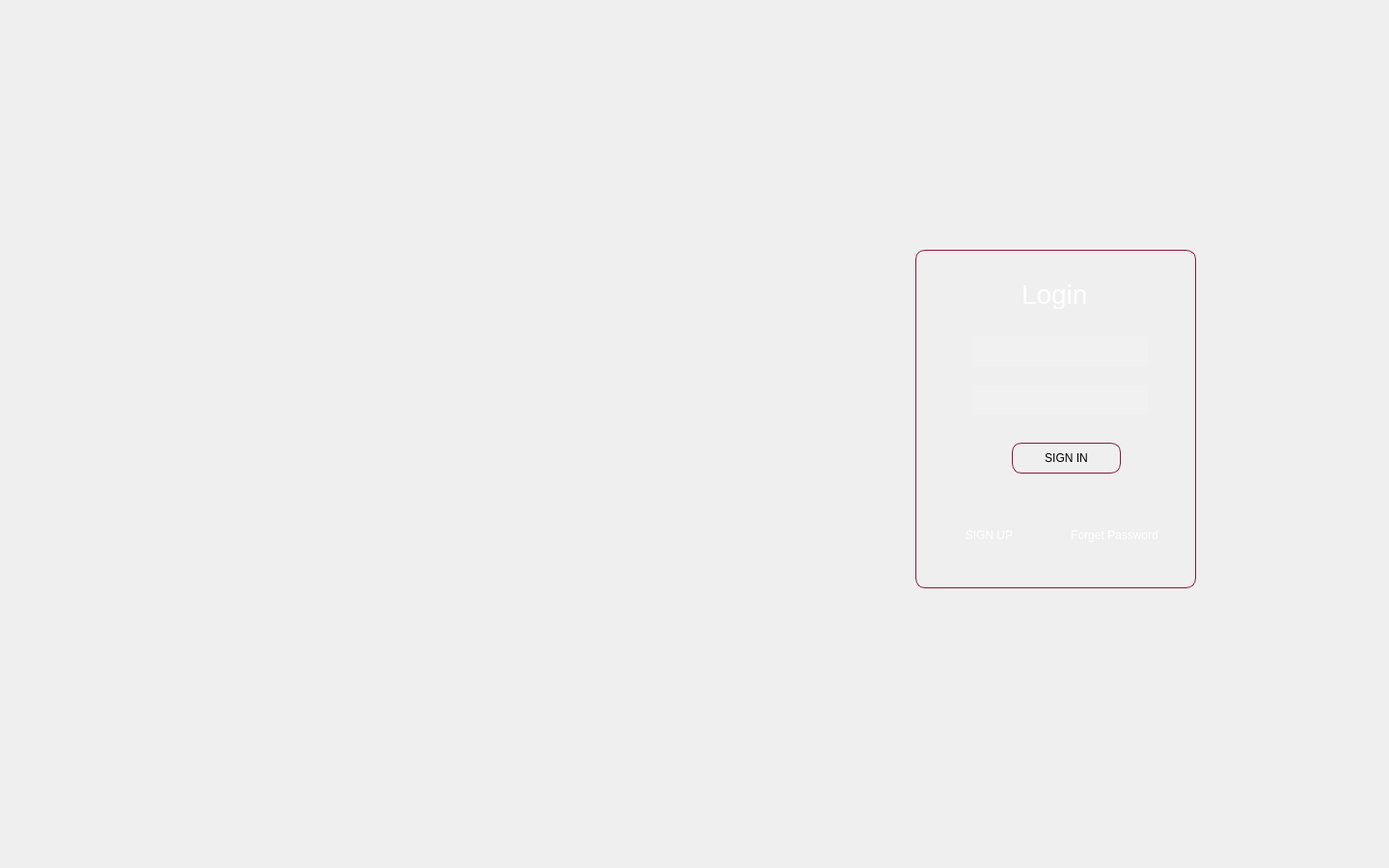
<?xml version="1.0" encoding="UTF-8"?>
<ui version="4.0">
 <class>sgsApp</class>
 <widget class="QMainWindow" name="sgsApp">
  <property name="geometry">
   <rect>
    <x>0</x>
    <y>0</y>
    <width>1440</width>
    <height>900</height>
   </rect>
  </property>
  <property name="minimumSize">
   <size>
    <width>1440</width>
    <height>900</height>
   </size>
  </property>
  <property name="maximumSize">
   <size>
    <width>1440</width>
    <height>900</height>
   </size>
  </property>
  <property name="windowTitle">
   <string>Student Grading System</string>
  </property>
  <property name="styleSheet">
   <string notr="true"/>
  </property>
  <widget class="QWidget" name="centralwidget">
   <layout class="QVBoxLayout" name="verticalLayout">
    <item>
     <widget class="QStackedWidget" name="SGS">
      <widget class="QWidget" name="loginScreen">
       <property name="styleSheet">
        <string notr="true">background:url(:/images/background.jpg);
background-position:center;
background-repeat: no-repeat;</string>
       </property>
       <widget class="QFrame" name="loginBox">
        <property name="geometry">
         <rect>
          <x>940</x>
          <y>250</y>
          <width>291</width>
          <height>351</height>
         </rect>
        </property>
        <property name="styleSheet">
         <string notr="true">border: 1px solid #8a1738;
border-radius:10px;</string>
        </property>
        <property name="frameShape">
         <enum>QFrame::StyledPanel</enum>
        </property>
        <property name="frameShadow">
         <enum>QFrame::Raised</enum>
        </property>
        <widget class="QLineEdit" name="usernameInput">
         <property name="geometry">
          <rect>
           <x>60</x>
           <y>90</y>
           <width>181</width>
           <height>31</height>
          </rect>
         </property>
         <property name="styleSheet">
          <string notr="true">background:#f1f1f1;
border:0px; border-radius:0px;</string>
         </property>
        </widget>
        <widget class="QLineEdit" name="passwordInput">
         <property name="geometry">
          <rect>
           <x>60</x>
           <y>140</y>
           <width>181</width>
           <height>31</height>
          </rect>
         </property>
         <property name="styleSheet">
          <string notr="true">background:#f1f1f1;
border:0px; border-radius:0px;</string>
         </property>
         <property name="echoMode">
          <enum>QLineEdit::Password</enum>
         </property>
        </widget>
        <widget class="QPushButton" name="signInButton">
         <property name="geometry">
          <rect>
           <x>100</x>
           <y>200</y>
           <width>113</width>
           <height>32</height>
          </rect>
         </property>
         <property name="text">
          <string>SIGN IN</string>
         </property>
        </widget>
        <widget class="QPushButton" name="signUpButton">
         <property name="geometry">
          <rect>
           <x>20</x>
           <y>280</y>
           <width>113</width>
           <height>32</height>
          </rect>
         </property>
         <property name="styleSheet">
          <string notr="true">border:0px; color:#fff;</string>
         </property>
         <property name="text">
          <string>SIGN UP</string>
         </property>
        </widget>
        <widget class="QPushButton" name="forgetPasswordButton">
         <property name="geometry">
          <rect>
           <x>150</x>
           <y>280</y>
           <width>113</width>
           <height>32</height>
          </rect>
         </property>
         <property name="styleSheet">
          <string notr="true">border:0px; color:#fff;</string>
         </property>
         <property name="text">
          <string>Forget Password</string>
         </property>
        </widget>
        <widget class="QLabel" name="label_4">
         <property name="geometry">
          <rect>
           <x>110</x>
           <y>30</y>
           <width>81</width>
           <height>31</height>
          </rect>
         </property>
         <property name="styleSheet">
          <string notr="true">color: #fff; font-size:28px; border:0px;</string>
         </property>
         <property name="text">
          <string>Login</string>
         </property>
        </widget>
       </widget>
       <widget class="QFrame" name="footerLogo">
        <property name="geometry">
         <rect>
          <x>990</x>
          <y>180</y>
          <width>191</width>
          <height>61</height>
         </rect>
        </property>
        <property name="minimumSize">
         <size>
          <width>191</width>
          <height>61</height>
         </size>
        </property>
        <property name="maximumSize">
         <size>
          <width>191</width>
          <height>61</height>
         </size>
        </property>
        <property name="styleSheet">
         <string notr="true">background:url(:/images/sideBarLogo.png);
background-position:center;
background-repeat: no-repeat;
border: 0px;</string>
        </property>
        <property name="frameShape">
         <enum>QFrame::StyledPanel</enum>
        </property>
        <property name="frameShadow">
         <enum>QFrame::Raised</enum>
        </property>
       </widget>
       <widget class="QFrame" name="frame_2">
        <property name="geometry">
         <rect>
          <x>240</x>
          <y>260</y>
          <width>462</width>
          <height>281</height>
         </rect>
        </property>
        <property name="minimumSize">
         <size>
          <width>462</width>
          <height>0</height>
         </size>
        </property>
        <property name="styleSheet">
         <string notr="true">background:url(:/images/logo.png);
border:0px;</string>
        </property>
        <property name="frameShape">
         <enum>QFrame::StyledPanel</enum>
        </property>
        <property name="frameShadow">
         <enum>QFrame::Raised</enum>
        </property>
       </widget>
      </widget>
      <widget class="QWidget" name="adminDashboard">
       <widget class="QLabel" name="label">
        <property name="geometry">
         <rect>
          <x>550</x>
          <y>210</y>
          <width>221</width>
          <height>16</height>
         </rect>
        </property>
        <property name="text">
         <string>Admin Dashboard</string>
        </property>
       </widget>
      </widget>
      <widget class="QWidget" name="lecturerDashboard">
       <widget class="QLabel" name="label_2">
        <property name="geometry">
         <rect>
          <x>439</x>
          <y>230</y>
          <width>171</width>
          <height>20</height>
         </rect>
        </property>
        <property name="text">
         <string>Lecturer Dashboard</string>
        </property>
       </widget>
      </widget>
      <widget class="QWidget" name="studentDashboard">
       <widget class="QLabel" name="label_3">
        <property name="geometry">
         <rect>
          <x>590</x>
          <y>250</y>
          <width>211</width>
          <height>16</height>
         </rect>
        </property>
        <property name="text">
         <string>Student Dashboard</string>
        </property>
       </widget>
      </widget>
     </widget>
    </item>
   </layout>
  </widget>
 </widget>
 <resources/>
 <connections/>
</ui>
